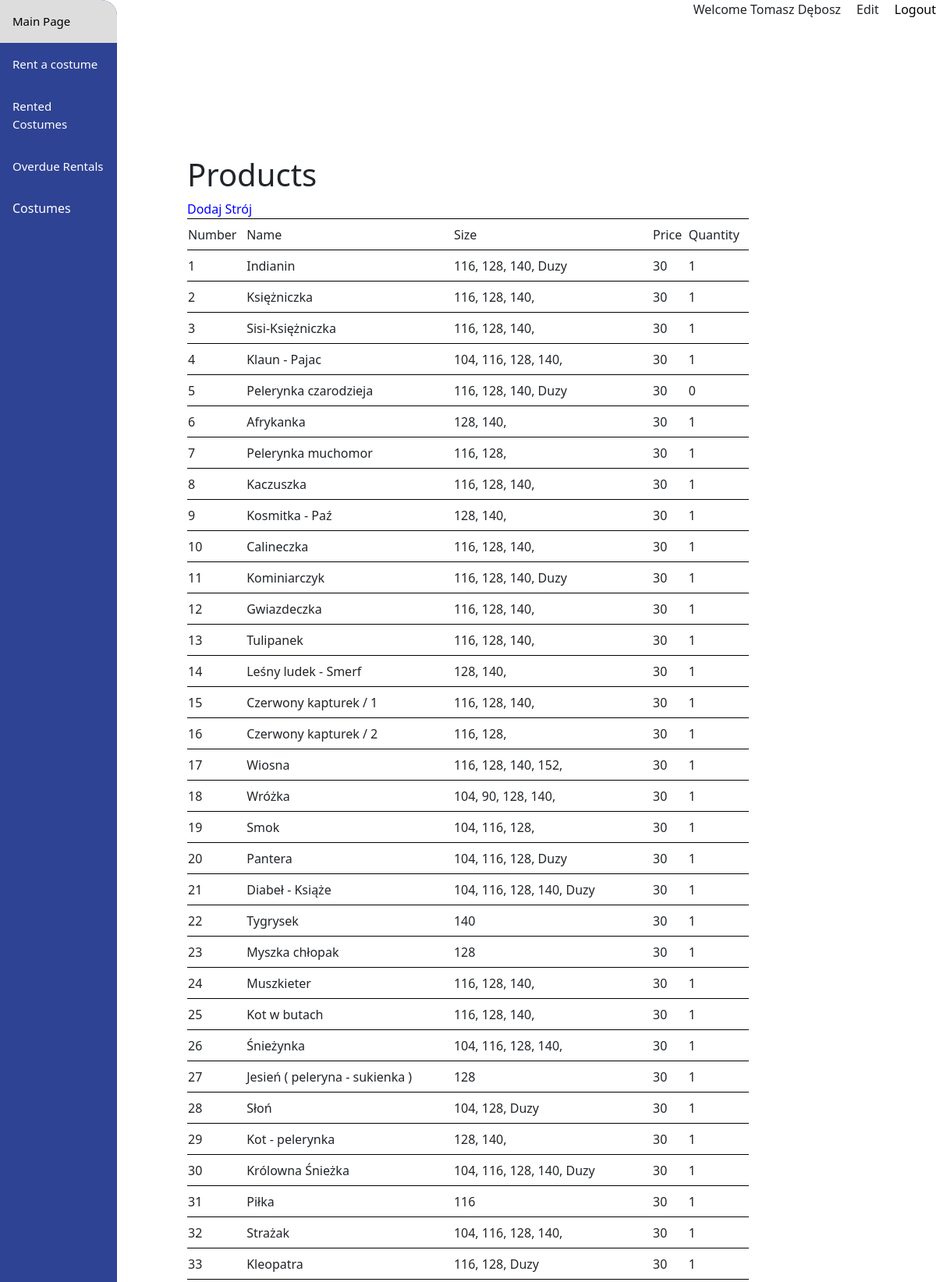
Screenshot of /dashboard/list.php (upper part) with the database file from the repository.
### tables this page shows
CREATE TABLE `costumes` (
  `number` int(3) DEFAULT NULL,
  `name_costume` varchar(31) DEFAULT NULL,
  `size` varchar(29) DEFAULT NULL,
  `price` int(2) DEFAULT NULL,
  `quantity` int(1) DEFAULT NULL,
  `category_id` int(1) DEFAULT NULL,
  `img` varchar(7) DEFAULT NULL,
  `product_id` int(255) NOT NULL
);

### dashboard/list.php (the view, shortened to what this page needs)
<?php
    require_once ('../database/connect.php');
    $site_title = "Products";
    $sql = "SELECT * FROM costumes";
    $results = $conn->query($sql);
?>
<!DOCTYPE html>
<html lang="en">
<head>
    <?php include ('templates/head.php') ?>
</head>
<body>
<?php include('templates/header.php') ?>
    <div class="content">
        <?php include('templates/navbar-top.php') ?>
        <div class="list">
            <div class="menu">
                <h1><?php echo $site_title; ?></h1>
                <a href="add_costume.php">Dodaj Strój</a>
            </div>
            <?php
            if($results->num_rows>0){
                if(isset($_GET['kafelki'])){
                    echo '<div class="kafelki">';
                    while($row = $results->fetch_assoc()) {
                            echo '<div class="kafelek">
                            <img src="../img/'.$row['img'].'">
                            <p class="numer">'.$row['number'].'</p>
                            <p>'.$row['name_costume'].'</p>
                            <p>'.$row['size'].' / '.$row['price'].'</p>
                            <p>'.$row['quantity'].'</p>
                            <p><a href="product.php?productId='.$row['id'].'">Manage</a></p>
                            </div>';
                    }
                    echo '</div>';
                }
                else{
                    echo '<table id="lista">
                    <thead>
                    <td>Number</td>
                    <td>Name</td>
                    <td>Size</td>
                    <td>Price</td>
                    <td>Quantity</td>
                    </thead>
                    ';
                    while($row = $results->fetch_assoc()) {
                        echo '<tr>
                        <td>'.$row['number'].'</td>
                        <td>'.$row['name_costume'].'</td>
                        <td>'.$row['size'].'</td>
                        <td>'.$row['price'].'</td>
                        <td>'.$row['quantity'].'</td>
                        </tr>';
                    }
                    echo '</table>';
                }
            }
            ?>
        </div>
    </div>
</body>
</html>

### dashboard/styles/style.css (style rules this page uses)
* { -webkit-box-sizing: border-box; box-sizing: border-box; }
body { margin: 0; font-family: Arial, Helvetica, sans-serif; background-color: #f6f7fb; }
.content .menu { width: 100%; }
.content .list { margin-left: 200px; margin-right: 200px; margin-top: 100px; padding: 40px; border-top-left-radius: 20px; border-top-right-radius: 20px; background-color: white; }
.content .list table { width: 100%; }
.content .list tr { height: 40px; }
.content .list td { border-top: 1px solid black; }
.content .list a { color: blue; }
.content a { text-decoration: none; color: black; }

### rows the page displays
costumes: number "1", name_costume "Indianin", size "116, 128, 140, Duzy", price "30", quantity "1"
costumes: number "2", name_costume "Księżniczka", size "116, 128, 140,", price "30", quantity "1"
costumes: number "3", name_costume "Sisi-Księżniczka", size "116, 128, 140,", price "30", quantity "1"
costumes: number "4", name_costume "Klaun - Pajac", size "104, 116, 128, 140,", price "30", quantity "1"
costumes: number "5", name_costume "Pelerynka czarodzieja", size "116, 128, 140, Duzy", price "30", quantity "0"
costumes: number "6", name_costume "Afrykanka", size "128, 140,", price "30", quantity "1"
costumes: number "7", name_costume "Pelerynka muchomor", size "116, 128,", price "30", quantity "1"
costumes: number "8", name_costume "Kaczuszka", size "116, 128, 140,", price "30", quantity "1"
costumes: number "9", name_costume "Kosmitka - Paź", size "128, 140,", price "30", quantity "1"
costumes: number "10", name_costume "Calineczka", size "116, 128, 140,", price "30", quantity "1"
costumes: number "11", name_costume "Kominiarczyk", size "116, 128, 140, Duzy", price "30", quantity "1"
costumes: number "12", name_costume "Gwiazdeczka", size "116, 128, 140,", price "30", quantity "1"
costumes: number "13", name_costume "Tulipanek", size "116, 128, 140,", price "30", quantity "1"
costumes: number "14", name_costume "Leśny ludek - Smerf", size "128, 140,", price "30", quantity "1"
costumes: number "15", name_costume "Czerwony kapturek / 1", size "116, 128, 140,", price "30", quantity "1"
costumes: number "16", name_costume "Czerwony kapturek / 2", size "116, 128,", price "30", quantity "1"
costumes: number "17", name_costume "Wiosna", size "116, 128, 140, 152,", price "30", quantity "1"
costumes: number "18", name_costume "Wróżka", size "104, 90, 128, 140,", price "30", quantity "1"
costumes: number "19", name_costume "Smok", size "104, 116, 128,", price "30", quantity "1"
costumes: number "20", name_costume "Pantera", size "104, 116, 128, Duzy", price "30", quantity "1"
costumes: number "21", name_costume "Diabeł - Książe", size "104, 116, 128, 140, Duzy", price "30", quantity "1"
costumes: number "22", name_costume "Tygrysek", size "140", price "30", quantity "1"
costumes: number "23", name_costume "Myszka chłopak", size "128", price "30", quantity "1"
costumes: number "24", name_costume "Muszkieter", size "116, 128, 140,", price "30", quantity "1"
costumes: number "25", name_costume "Kot w butach", size "116, 128, 140,", price "30", quantity "1"
costumes: number "26", name_costume "Śnieżynka", size "104, 116, 128, 140,", price "30", quantity "1"
costumes: number "27", name_costume "Jesień ( peleryna - sukienka )", size "128", price "30", quantity "1"
costumes: number "28", name_costume "Słoń", size "104, 128, Duzy", price "30", quantity "1"
costumes: number "29", name_costume "Kot - pelerynka", size "128, 140,", price "30", quantity "1"
costumes: number "30", name_costume "Królowna Śnieżka", size "104, 116, 128, 140, Duzy", price "30", quantity "1"
costumes: number "31", name_costume "Piłka", size "116", price "30", quantity "1"
costumes: number "32", name_costume "Strażak", size "104, 116, 128, 140,", price "30", quantity "1"
costumes: number "33", name_costume "Kleopatra", size "116, 128, Duzy", price "30", quantity "1"

### other values shown
$site_title "Products"
